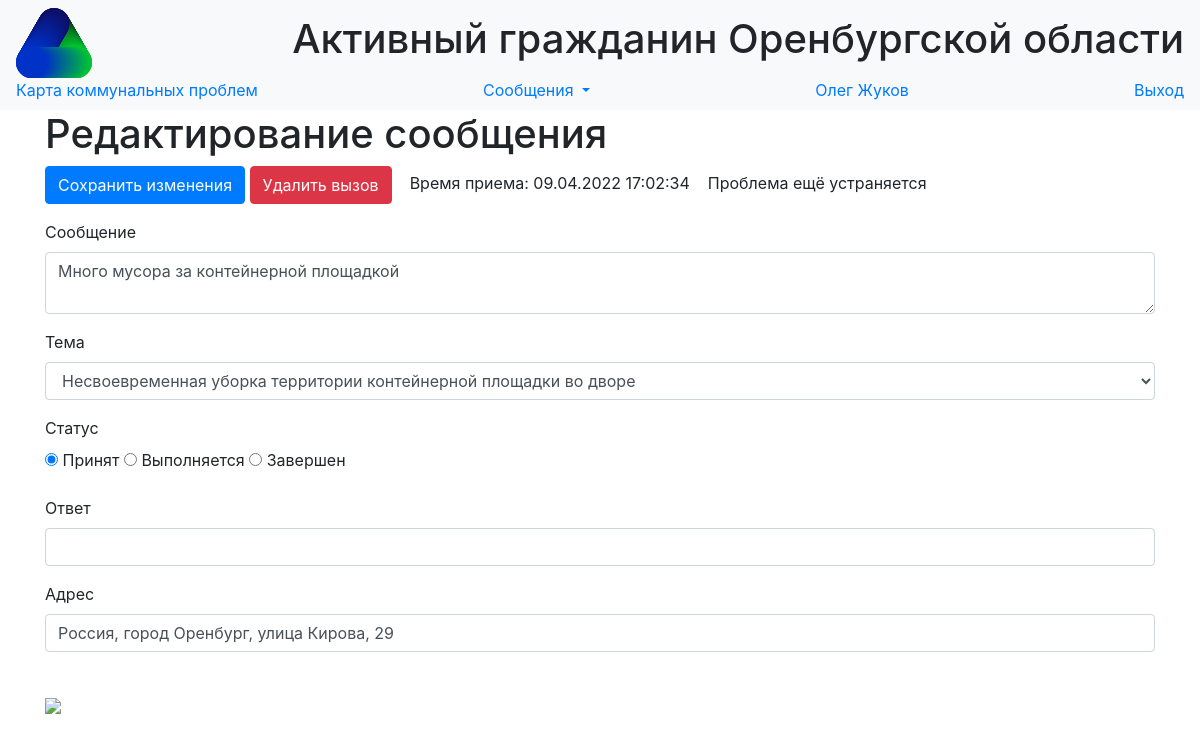
The app's page /calls/2 (signed in) with its own data.
### data/users.py (models this page shows, shortened)
class User(SqlAlchemyBase, UserMixin,SerializerMixin):
    __tablename__ = 'users'
    id = sqlalchemy.Column(sqlalchemy.Integer,
                           primary_key=True, autoincrement=True)
    surname = sqlalchemy.Column(sqlalchemy.String, nullable=True)
    name = sqlalchemy.Column(sqlalchemy.String, nullable=True)
    position = sqlalchemy.Column(sqlalchemy.String, nullable=True)
    locality = sqlalchemy.Column(sqlalchemy.String, nullable=True)
    email = sqlalchemy.Column(sqlalchemy.String,
                              index=True, unique=True, nullable=True)
    hashed_password = sqlalchemy.Column(sqlalchemy.String, nullable=True)
    modified_date = sqlalchemy.Column(sqlalchemy.DateTime,
                                      default=datetime.datetime.now)

### data/calls.py (models this page shows, shortened)
class Call(SqlAlchemyBase, SerializerMixin):
    __tablename__ = 'calls'
    id = sqlalchemy.Column(sqlalchemy.Integer,
                           primary_key=True, autoincrement=True)
    message = sqlalchemy.Column(sqlalchemy.String, nullable=True)
    address = sqlalchemy.Column(sqlalchemy.String, nullable=True)
    point = sqlalchemy.Column(sqlalchemy.String, nullable=True)
    service = sqlalchemy.Column(sqlalchemy.String, nullable=True)
    status = sqlalchemy.Column(sqlalchemy.String, nullable=True)
    call_time = sqlalchemy.Column(sqlalchemy.DateTime,
                                  default=datetime.datetime.utcnow())
    finish_time = sqlalchemy.Column(sqlalchemy.DateTime,
                                    nullable=True)
    answer = sqlalchemy.Column(sqlalchemy.String, nullable=True)

### main.py (the view, shortened to what this page needs)
@app.route('/calls/<int:call_id>', methods=['GET', 'POST'])
@login_required
def edit_call(call_id):
    form = EditCallForm()
    if request.method == "GET":
        db_sess = db_session.create_session()
        call = db_sess.query(Call).filter(Call.id == call_id).first()
        if call:
            form.message.data = call.message
            form.address.data = call.address
            form.service.data = call.service
            form.status.data = call.status
            form.answer.data = call.answer
            form.call_id.data = call.id
            form.call_time.data = call.call_time
            form.finish_time.data = call.finish_time
            if call.point:
                x, y = call.point.split()
                form.point.data = f"{x},{y}"
        else:
            abort(404)
    return render_template('edit_call.html',
                           title='Редактирование вызова',
                           form=form
                           )

### forms/editcallform.py
class EditCallForm(FlaskForm):
    message = TextAreaField('Сообщение', validators=[DataRequired(message="Поле 'сообщение' не может быть пустым")])
    address = StringField('Адрес', validators=[DataRequired(message="Поле 'адрес' не может быть пустым"),
                                                            AddressRequired(unique=True)])
    service = SelectField(u'Тема',
                          choices=
                          [(x, x) for x in translateT.values()])
    status = RadioField('Статус',
                        choices=[('received', 'Принят'), ('serviced', 'Выполняется'), ('finished', 'Завершен')])
    answer = StringField('Ответ')
    call_time = DateTimeField('Время вызова')
    finish_time = DateTimeField('Время завершения')
    call_id = IntegerField('ID')
    point = StringField('Point')
    submit = SubmitField('Cохранить изменения')

### data/db_session.py (called while the page is built)
def create_session() -> Session:
    global __factory
    return __factory()

### main.py (called while the page is built)
@login_manager.user_loader
def load_user(user_id):
    db_sess = db_session.create_session()
    return db_sess.query(User).get(user_id)

### templates/edit_call.html (shortened to what this page needs)
{% extends "base.html" %}
{% block content %}
<h1> Редактирование сообщения </h1>
<form action="" method="post">
    <p>{{ form.submit(type="submit", class="btn btn-primary") }}
        <a href="/delete_call/{{ form.call_id.data }}" class="btn btn-danger"> Удалить вызов </a> &nbsp;&nbsp;
        Время приема: {{ moment(form.call_time.data).format("DD.MM.YYYY HH:mm:ss") }} &nbsp;&nbsp;
        {% if form.status.data == "finished" %}
            Время завершения: {{ moment(form.finish_time.data).format("DD.MM.YYYY HH:mm:ss") }}
        {% else %}
            Проблема ещё устраняется
        {% endif %}
    </p>
    <p>
        {{ form.message.label }}<br>
        {{ form.message(class="form-control") }}
    </p>
    <p>
        {{ form.service.label }}<br>
        {{ form.service(class="form-control") }}
    </p>
    <p>
        {{ form.status.label }}<br>
        {% for subfield in form.status %}
            <tr>
                <td>{{ subfield }}</td>
                <td>{{ subfield.label }}</td>
            </tr>
        {% endfor %}
    </p>
    <p>
        {{ form.answer.label }}<br>
        {{ form.answer(class="form-control") }}
    </p>
    <p>
        {{ form.address.label }}<br>
        {{ form.address(class="form-control") }}
        <br>
    </p>
    <p>
        {% if form.point %}
            <img src="https://static-maps.yandex.ru/1.x/?ll={{form.point.data}}&size=300,300&z=16&l=map&pt={{form.point.data}},comma">
        {% endif %}
    </p>
</form>
{% endblock %}

### templates/base.html (shortened to what this page needs)
<!DOCTYPE html>
<html lang="en">
<head>
    <link rel="stylesheet" href="../static/css/bootstrap.min.css">
    <link rel="stylesheet" type="text/css" href="../static/css/style.css" />
</head>
  <body>
    <header>
      <nav class="navbar navbar-light bg-light">
          <img src="/static/favicon.svg" height = "70px">
          <h1>Активный гражданин Оренбургской области </h1>
          <a class="nav-brand" href="/map">Карта коммунальных проблем</a>
          {% if current_user.is_authenticated %}
          <div class="nav-item dropdown">
          <a class="nav-brand dropdown-toggle" href="#" id="navbarDropdownMenuLink" role="button"
             data-toggle="dropdown" aria-haspopup="true" aria-expanded="false"> Сообщения </a>
          </div>
          <a class="navbar-link" href="/users/{{current_user.id}}">{{current_user.name}} {{current_user.surname}}</a>
          <a class="navbar-link" href="/logout">Выход</a>
          {% else %}
            <p>
                <a class="btn btn-success" href="/login">Войти</a>
                <a class="btn btn-primary " href="/register">Зарегистрироваться</a>
            </p>
          {% endif %}
      </nav>
    </header>
    <main role="main" class="container">
        {% block content %}
        {% endblock %}
    </main>
  </body>
</html>

### records on screen
User: name "Олег", surname "Жуков"
Call: call_time "09.04.2022 17:02:34", message "Много мусора за контейнерной площадкой", service "Несвоевременная уборка территории контейнерной площадки во дворе", address "Россия, город Оренбург, улица Кирова, 29"

### other values on screen
{{ subfield.label }} "Принят" "Выполняется" "Завершен"
